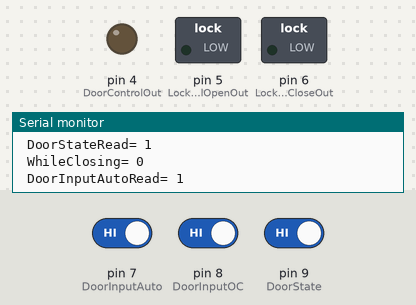
This sketch was run on a simulated Arduino Uno, built with avr-gcc and run on an emulated ATmega328P. On the bench: switched loads named in the sketch (green lamp = pin HIGH), output pins drawn as LEDs (lit = HIGH), the last lines printed to the serial monitor. The inputs (shaded band) are chosen by the test bench; at power-on: pin 7 (DoorInputAuto) HIGH, pin 9 (DoorState) HIGH, pin 8 (DoorInputOC) HIGH.

Above: at 1.2 s.
1.3 s: pin 7 (DoorInputAuto) driven LOW
At 2.7 s:
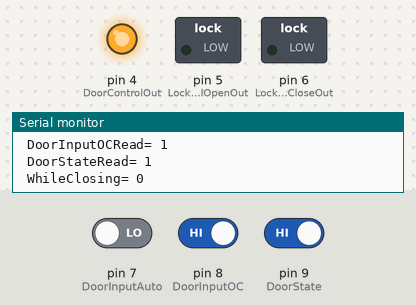
4.3 s: pin 9 (DoorState) driven LOW
At 7.2 s:
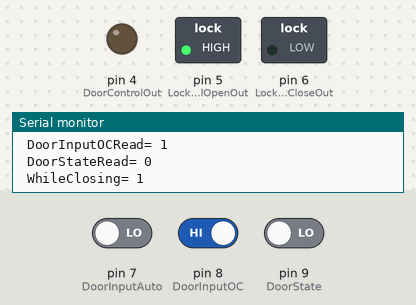
Timing chart, 0 to 10.0 s (numbered marks = the images above; inputs shaded):
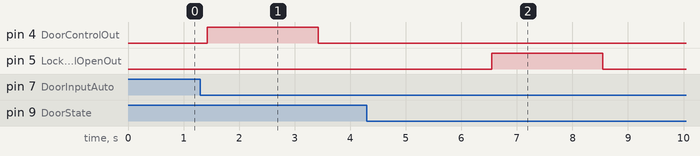

Measured:
- after the input at 1.3 s, pin 4 (DoorControlOut): LOW → HIGH after 0.13 s, → LOW 2.0 s later
- after the input at 4.3 s, pin 4 (DoorControlOut): stops changing and stays LOW; pin 5 (LockControlOpenOut): LOW → HIGH after 2.2 s, → LOW 2.0 s later

The sketch:

Door_controller.ino
```cpp
/*Deze schets is getest en werkt zoals het hoort.
  + De deur gaat open/dicht en automatisch.
  + Het slot gaat niet als de deur open staat.
  + Als de deur aan het dicht gaan is kan die tijdens de beweging terug opengezet worden.
  + Er staat een vertraging tussen het ontvangen van het EW signaal en het uitsturen van het slot signaal (De 2 samen zou voor problemen kunnen zorgen?)
  + Meer vertraging tussen het openen van de deur en het aansturen van het slot. Daardoor heeft het slot de tijd om te hercalibreren moest het eventueel in storing zijn.
    Zonder de vertraging begint de deur al te trekken en kan de calibratie niet goed verlopen.
  - te doen; proberen ervoor zorgen dat het systeem pas reageert als de ew signalen weggevallen zijn. Dus als iemand zijn knop blijft indrukken gebeurd er niets,
      als men loslaat dan schiet de boel in gang.
  -
*/


int DoorControlOut = 4;
int LockControlOpenOut = 5;
int LockControlCloseOut = 6;

int DoorInputAuto = 7;  //=EWMini 2
int DoorInputOC = 8;    //=EWMini 1
int DoorState = 9;      //Read if the door is open or closed

int DoorInputAutoRead;
int DoorInputOCRead;
int DoorStateRead;
int DoorControlOutRead;
int LockControlCloseOutRead;
int LockControlOpenOutRead;
int WhileClosing;


int AutoState=0;
int AutoStateNew;
int AutoStateOld = 1;
int OCState=0;
int OCStateNew;
int OCStateOld = 1;

int Delay1 = 2000;
int Delay2 = 10000;
int Delay3 = 1000;


void setup() {

  Serial.begin(9600);

  pinMode(DoorControlOut, OUTPUT);
  pinMode(LockControlOpenOut, OUTPUT);
  pinMode(LockControlCloseOut, OUTPUT);

  pinMode(DoorInputAuto, INPUT_PULLUP);
  pinMode(DoorInputOC, INPUT_PULLUP);
  pinMode(DoorState, INPUT_PULLUP);


}

void readInput()
{
  DoorInputAutoRead = digitalRead(DoorInputAuto);
  DoorInputOCRead = digitalRead(DoorInputOC);
  DoorStateRead = digitalRead(DoorState);
}

void printDebug()
{
  Serial.print(" DoorInputAutoRead= ");
  Serial.println(DoorInputAutoRead);
  Serial.print(" DoorInputOCRead= ");
  Serial.println(DoorInputOCRead);
  Serial.print(" DoorStateRead= ");
  Serial.println(DoorStateRead);
  Serial.print(" WhileClosing= ");
  Serial.println(WhileClosing);

  Serial.println();
}
void OpenLock()
{
  delay(Delay3);
  digitalWrite(LockControlOpenOut, HIGH);
  delay(Delay1);
  digitalWrite(LockControlOpenOut, LOW);
  delay(Delay2);
}

void CloseLock()
{
  digitalWrite(LockControlCloseOut, HIGH);
  delay(Delay1);
  digitalWrite(LockControlCloseOut, LOW);
  delay(Delay2);
}

void OpenDoor()
{
  digitalWrite(DoorControlOut, HIGH);
  delay(Delay1);
  WhileClosing = 0;

}

void CloseDoor()
{
  digitalWrite(DoorControlOut, LOW);
  delay(Delay1);
  WhileClosing = 1;
}

void loop()
{
  readInput();
  printDebug();

  delay(100);

  if (DoorInputAutoRead == 0 && DoorInputOCRead == 0 && DoorStateRead == 0)   //The Lock Closes
  {
    CloseLock();
  }
  if (DoorInputAutoRead == 1 && DoorInputOCRead == 0 && DoorStateRead == 0)   // The Door stays open
  {
    OpenLock();
    OpenDoor();
  }

  if (DoorInputAutoRead == 0 && DoorInputOCRead == 1 && DoorStateRead == 0)     //The Door Opens briefly
  {
    OpenLock();
    OpenDoor();
    CloseDoor();
  }
  if (DoorInputAutoRead == 0 && DoorInputOCRead == 1 && DoorStateRead == 1)
  {
    OpenDoor();
    CloseDoor();
  }
  if (DoorInputAutoRead == 1 && DoorInputOCRead == 0 && DoorStateRead == 1) // && WhileClosing == 1
  {
    if (WhileClosing == 0)
    {
      CloseDoor();
    }
    else if (WhileClosing == 1)
    {
      OpenDoor();
    }
  }

}
```
